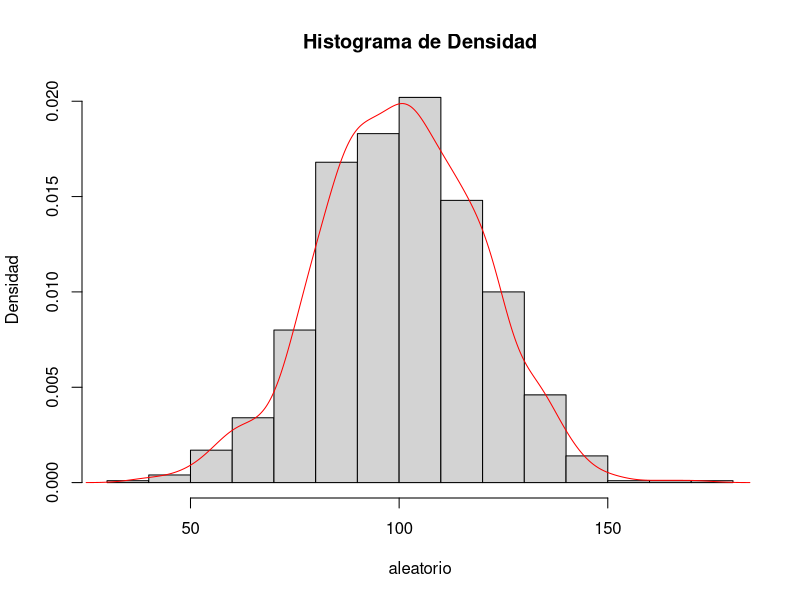

Reproduce this figure in R. (Note: this script raises an error after producing the figure.)
## ---- chunk 1
votantes <- c(1000, 10000, 100000)  ## definimos el # de votantes
dbinom(votantes / 2, size = votantes, prob = 0.5)  ## aplicamos fórmula de `dbinom`
## ---- chunk 2
aleatorio <- rnorm(1000, mean = 100, sd = 20)  ## creamos objeto llamado `aleatorio`

## el gráfico lo podemos hacer al menos de dos formas diferentes: 
## (i) con `hist` en `R` base, 
## (ii) con ggplot2.  
## Voy a hacerlo con `hist`. 

hist(aleatorio,
     prob = TRUE,
     main = "Histograma de Densidad",
     ylab = "Densidad")
lines(density(aleatorio), col = "red")  ## dibuja una curva normal sobre histograma
## ---- chunk 3
## cargamos los datos

lab2 <- rio::import("https://raw.githubusercontent.com/Sergio-Bejar/MCA_CIDE/main/Files/lab2.csv")

